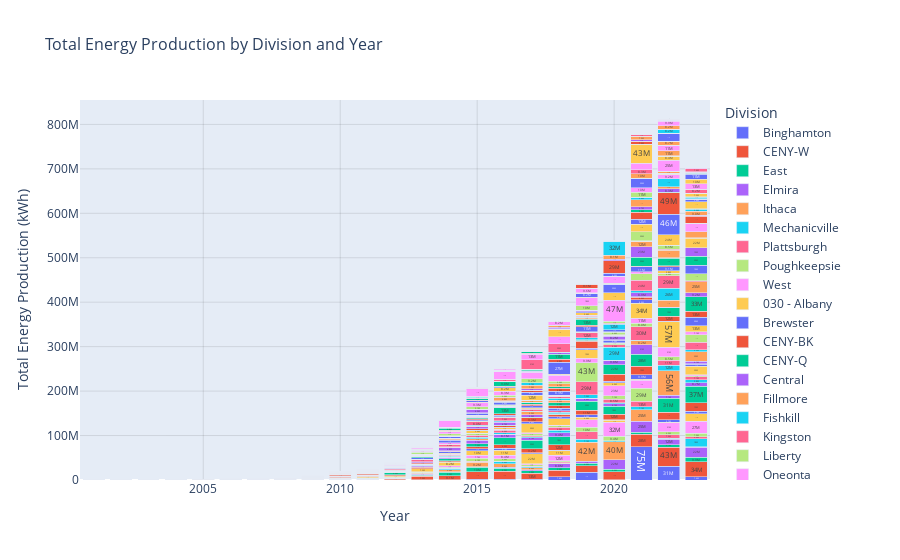

The cell this chart's notebook holds for it:
### Markdown cell above
# **|Top 10 Developers by Total Energy Contribution in Renewable Energy:-**

This bar chart highlights the leading contributors in the **renewable energy sector**, specifically showcasing their total energy production in **kilowatt-hours (kWh)**.

## Key Features:

- **Measure**: 
  - The **y-axis** illustrates total energy production, scaled to **10^8 kWh** (equivalent to 100 million kWh).

- **Ranking**: 
  - Developers are ranked based on their total energy contributions, providing a clear comparison of industry leaders.

## Top Performers:

1. **Generate Capital, Inc.**
2. **Altus Power, LLC**
3. **Robert Tompkins (Borrego Solar Systems, Inc.)**

## Energy Contribution Range:

- The chart showcases energy contributions ranging from approximately:
  - **0.8 x 10^8 kWh** (80 million kWh) 
  - to **1.6 x 10^8 kWh** (160 million kWh).

## Distribution Insights:

- A gradual decrease in energy contributions is observed from the top to the bottom of the list.
- The top performers demonstrate significantly higher contributions compared to others.

## Visual Design:

- All bars are presented in **dark green**, symbolizing sustainability and aligning with the renewable energy theme.

## Developer Diversity:

- The list includes a mix of:
  - Established companies (e.g., *Generate Capital, Inc.*, *Altus Power, LLC*)
  - Individual developers or smaller firms (e.g., *Robert Tompkins*, *Mark Richardson*).

## Industry Focus:

- Many names on the list indicate a strong emphasis on **solar energy**, including:
  - *Borrego Solar Systems*, *Vivint Solar*, *Sunrun Inc.*, *MOMENTUM SOLAR*, and *SolarCity*.

## Conclusion:

This visualization serves as an effective comparison of the energy contributions made by the top developers in the **renewable energy sector**, particularly in solar power. It offers a clear insight into which entities are leading in energy production or installation capacity, highlighting the ongoing transition towards sustainable energy solutions.

### Code cell
# Extract year from 'Interconnection Date'
solar['Year'] = pd.to_datetime(solar['Interconnection Date'], errors='coerce').dt.year

# Group by year and division
energy_by_year_division = solar.groupby(['Year', 'Division'])['Estimated Annual PV Energy Production (kWh)'].sum().reset_index()

# Create a stacked bar chart with Plotly
fig = px.bar(energy_by_year_division, 
             x='Year', 
             y='Estimated Annual PV Energy Production (kWh)', 
             color='Division', 
             title='Total Energy Production by Division and Year',
             labels={'Estimated Annual PV Energy Production (kWh)': 'Total Energy Production (kWh)', 'Year': 'Year'},
             text='Estimated Annual PV Energy Production (kWh)',
             color_discrete_sequence=px.colors.qualitative.Plotly)

# Update layout for better appearance
fig.update_traces(texttemplate='%{text:.2s}', textposition='inside')
fig.update_layout(barmode='stack', 
                  title_font=dict(size=16), 
                  xaxis_title_font=dict(size=14), 
                  yaxis_title_font=dict(size=14), 
                  legend_title_text='Division',
                  xaxis=dict(showgrid=True, gridcolor='rgba(0,0,0,0.1)'),
                  yaxis=dict(showgrid=True, gridcolor='rgba(0,0,0,0.1)'))

# Show the plot
fig.show()
